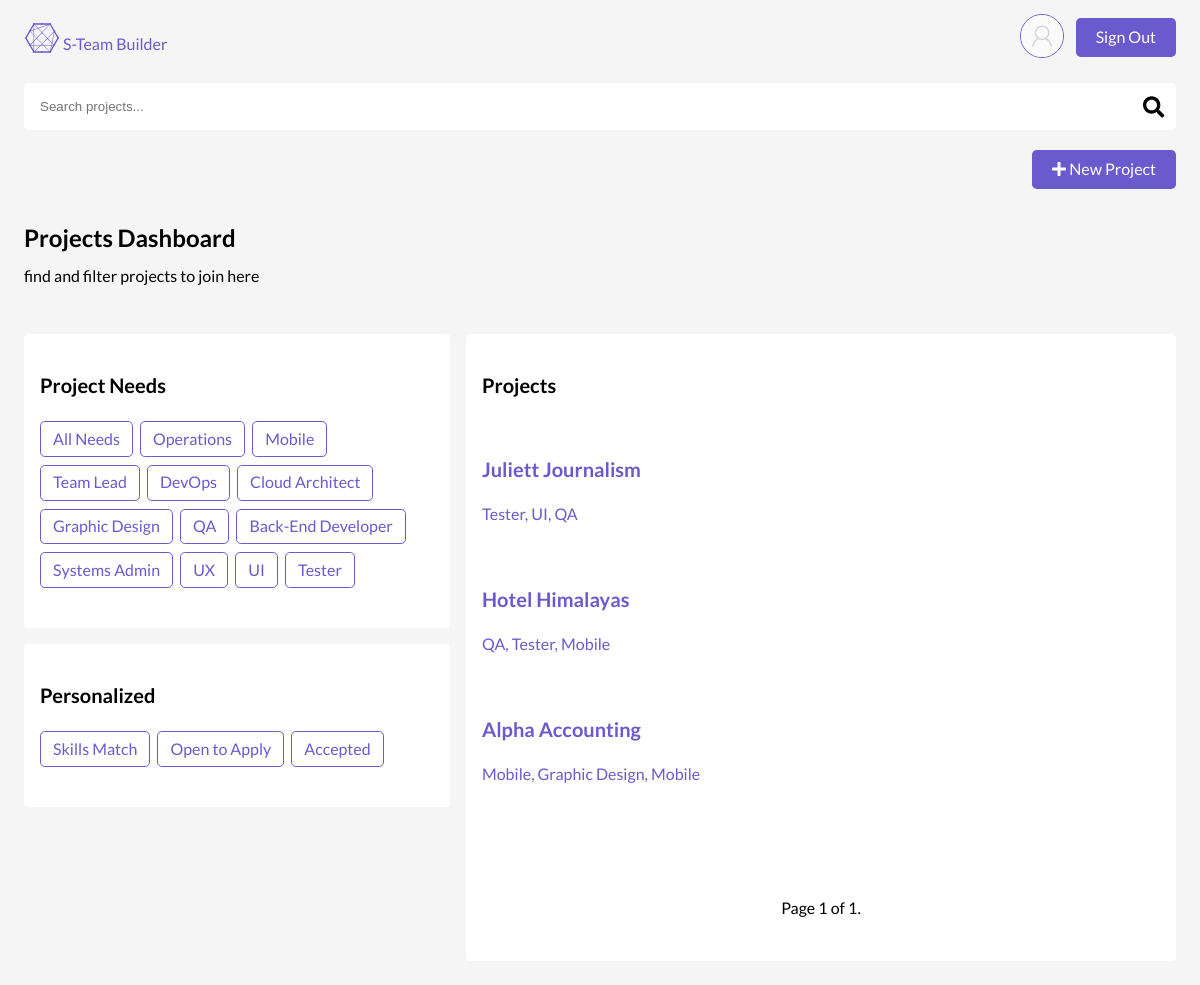
The app's page /projects/dashboard/skill/java/ (signed in), older data.
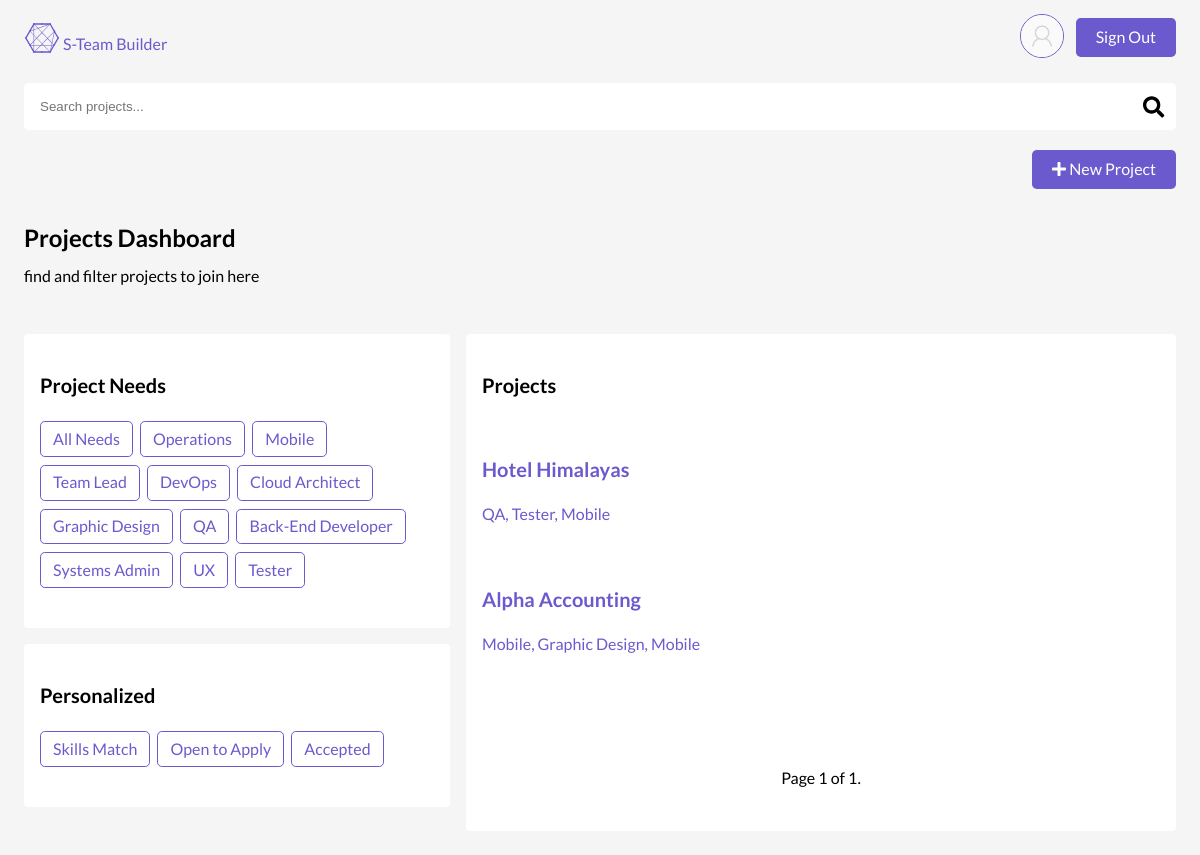
The same page, newer data.
### projects/models.py (models this page shows, shortened)
class Project(models.Model):
    STATUS = [
        ('A', 'Open'),
        ('B', 'Closed'),
        ('C', 'Complete'),
    ]
    owner = models.ForeignKey(
        settings.AUTH_USER_MODEL,
        on_delete=models.PROTECT,
        related_name="projects"
    )
    title = models.CharField(max_length=255, unique=True)
    description = models.TextField(max_length=2000)
    time_estimate = models.IntegerField()
    applicant_requirements = models.TextField(max_length=2000)
    status = models.CharField(max_length=1, choices=STATUS)
    created = models.DateTimeField(auto_now_add=True)
    slug = models.SlugField(blank=True)
    class Meta:
        ordering = ['-created']
    def __str__(self):
        return self.title

class Position(models.Model):
    STATUS = (
        ('E', 'Empty'),
        ('F', 'Filled')
    )
    project = models.ForeignKey(Project, on_delete=models.CASCADE)
    title = models.CharField(max_length=255)
    description = models.TextField(max_length=2000)
    skills = models.ManyToManyField('accounts.Skill', related_name="positions")
    status = models.CharField(max_length=1, choices=STATUS)
    time_estimate = models.IntegerField()
    slug = models.SlugField(editable=False, blank=True)
    created = models.DateTimeField(auto_now_add=True)
    class Meta:
        ordering = ['-created']
    def __str__(self):
        return self.title

### projects/views.py (the view, shortened to what this page needs)
# urls.py: path('dashboard/<category>/<q>/', views.DashboardView.as_view(), name='dashboard'),
class DashboardView(CustomLoginRequired, ListView):
    queryset = Project.objects.all()
    template_name = 'projects/dashboard.html'
    paginate_by = 5
    def get_queryset(self, *args, **kwargs):
        super().get_queryset(*args, **kwargs)
        queryset = self.queryset.filter(
            status='A',
            position__status='E'
        ).distinct()
        category = self.kwargs['category']
        q = self.kwargs['q']
        if q != 'all':
            if category == 'need':
                queryset = queryset.filter(
                    position__slug=q
                )
            elif category == 'skill':
                queryset = queryset.filter(
                    position__skills__name=q
                )
            elif category == 'accepted':
                queryset = queryset.filter(
                    Q(position__applications__user=self.request.user) &
                    Q(position__applications__status='R')
                )
        print(queryset)
        return queryset
    def get_context_data(self, **kwargs):
        context = super().get_context_data(**kwargs)
        context['searchform'] = SearchBarForm()
        context['q'] = self.kwargs['q']
        return context

### projects/forms.py
class SearchBarForm(forms.Form):
    q = forms.CharField(
        max_length=255,
        widget=forms.TextInput(
            attrs={
                'placeholder': 'Search projects...',
                'style': 'margin-bottom:0',
                'class': 'search-bar'
            },
        ))

### projects/templatetags/project_extras.py (called while the page is built)
@register.simple_tag(takes_context=True)
def select_distinct_positions_from_projects(context):
    if context.get('query') is not None:
        positions = Position.objects.filter(
            project__in=context['object_list']
        )
        return set([position.title for position in positions])
    else:
        positions = Position.objects.filter(
            project__status='A'
        ).values('title')
        return set([obj['title'] for obj in positions])

### projects/views.py (called while the page is built, shortened)
    def dispatch(self, request, *args, **kwargs):
        if not request.user.is_authenticated:
            return self.handle_no_permission()
        apps = Application.objects.filter(
            user=request.user,
            unread=True,
        )
        return super().dispatch(request, *args, **kwargs)

### projects/templates/projects/dashboard.html (shortened to what this page needs)
{% extends 'layout.html' %}
{% load static %}
{% load project_extras %}
{% block body %}
<div class="bounds">
<div class="top-button-container">
    <a class="bubble-dark" href="{% url 'projects:create_update_project' %}">
        <i class="fas fa-plus"></i>
        New Project
    </a>
  </div>
</div>
<div class="bounds">
<h2 class="h2-less-margin">Projects Dashboard</h2>
<p>find and filter projects to join here</p>
</div>
    <div class="bounds">
      <div class="desktop-wrapper">
        <div class="desktop-wrapper-left">
    <div class="card">
          <h4 class="">Project Needs</h4>
          <ul class="ul-list">
            {% if object_list %}
            {% select_distinct_positions_from_projects as titles %}
            <li class="bubble-outline {% if q == 'all' %}selected{% endif %}"><a
                href="{% url 'projects:dashboard' category='all' q='all' %}">All Needs</a></li>
            {% for title in titles %}
            <li class="bubble-outline {% if q == title|slugify %}selected{% endif %}"><a
                href="{% url 'projects:dashboard' category='need' q=title|slugify %}">{{ title }}</a></li>
            {% endfor %}
            {% endif %}
          </ul>
    </div>
          <div class="card">
              <h4 class="">Personalized</h4>
              <ul class="ul-list">
                <li class="bubble-outline {% if q == 'my-skills' %}class="selected" {% endif %}"><a
                    href="{% url 'projects:dashboard' category='skills' q='my-skills' %}">Skills Match</a>
                </li>
                <li class="bubble-outline {% if q == 'my-opps' %}class="selected" {% endif %}"><a
                    href="{% url 'projects:dashboard' category='my-opps' q='my-opps' %}">Open to Apply</a>
                </li>
                <li class="bubble-outline {% if q == 'accepted' %}class="selected" {% endif %}"><a
                  href="{% url 'projects:dashboard' category='accepted' q='accepted' %}">Accepted</a>
              </li>
              </ul>
          </div>
        </div>
        <div class="desktop-wrapper-right">
      <div class="card">
        <div class="projects-header">
          <h4>Projects</h4>
        </div>
        {% if object_list %}
        <div class="desktop-flex-wrapper">
          {% for project in page_obj %}
            <a href="{% url 'projects:project' slug=project.slug %}">
              <div class="mini-card">
                  <h4 class="margin-bottom-0">{{ project.title|title }}</h4>
                  {% with project.position_set.all|length as length %}
                  {{ project.position_set.all|join:", " }}
                  {% endwith %}
                </div>
            </a>
            {% endfor %}
            <div class="pagination">
              <span class="step-links">
                  <span class="current">
                      Page {{ page_obj.number }} of {{ page_obj.paginator.num_pages }}.
                  </span>
              </span>
          </div>
            {% endif %}
          </div>
          </div>
      </div>
    </div>
    </div>
{% endblock %}

Row changes from the older to the newer data that the page shows:
removed Project: title "Juliett Journalism", position_set.all "Tester, UI, QA"
Text that changed along with them:
list line gone: "UI"
